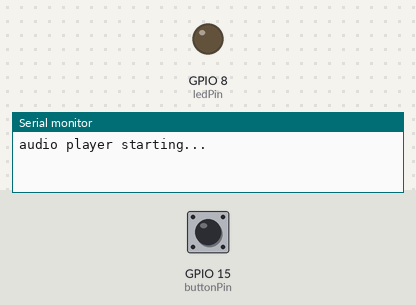
Recording of a sketch running on a simulated ESP32-C6. Shown: output pins drawn as LEDs (lit = HIGH), the last lines printed to the serial monitor. The inputs (shaded band) are chosen by the test bench; at power-on: GPIO 15 (buttonPin) LOW. Pins used as bus, display or sensor lines are not drawn.

Above: at 3.0 s.
3.1 s: GPIO 15 (buttonPin) pulled HIGH for 0.15 s
At 3.27 s:
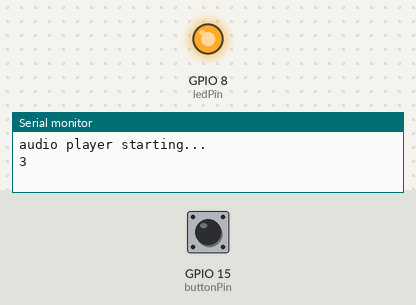
4.8 s: GPIO 15 (buttonPin) pulled HIGH for 3.2 s
At 9.3 s:
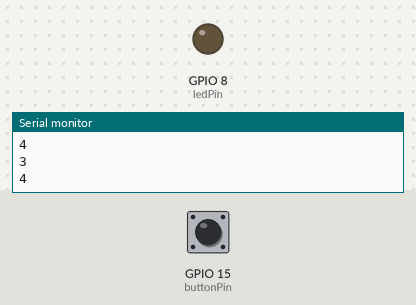
Timing chart, 0 to 10.8 s (numbered marks = the images above; inputs shaded):
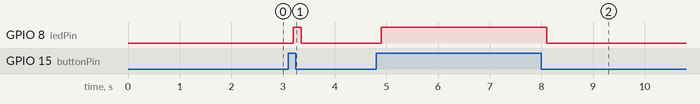

Measured:
- after the input at 3.1 s, GPIO 8 (ledPin): LOW → HIGH after 0.10 s, → LOW 0.15 s later
- after the input at 4.8 s, GPIO 8 (ledPin): LOW → HIGH after 0.10 s, → LOW 3.2 s later

The sketch:

mc.ino
```cpp
/******************************************************************************************************
 * mc.ino
 * control Open-Smart audio player with ESP32-C6
 * Connect ...
 * audio player: Vin  <->  ESP32-C6: 5V
 * audio player: GND  <->  ESP32-C6: GND  (per npn transistor)
 * audio player: RX   <->  ESP32-C6: GPIO7
 * audio player: TX   <->  ESP32-C6: GPIO6
 * basis transistor   <->  ESP32-C6: GPIO5
 * button pin 1       <->  ESP32-C6: GPIO15
 * button pin 2       <->  ESP32-C6: 3V3
 ******************************************************************************************************/


#include "audioplayer.h"

// button
const int buttonPin = 15;
const int ledPin =  BUILTIN_LED;
int buttonState = 0;
int prev_buttonState = 0;

void setup() {
  Serial.begin(115200);
  initAudioPlayer();

  // button
  pinMode(buttonPin, INPUT_PULLDOWN);  // initialize the pushbutton pin as an input:
  pinMode(ledPin, OUTPUT);             // initialize the LED pin as output:
  digitalWrite(ledPin, 0);             // turn LED off:

  // led
  pinMode(ledPin, OUTPUT);             // initialize the LED pin as output:
  digitalWrite(ledPin, 0);             // turn LED off:
}

void loop() {
  // button
  buttonState = digitalRead(buttonPin);
  if(buttonState == prev_buttonState) {
      return;
  }

  prev_buttonState = buttonState;
  if (buttonState == 1) {
      playTrack(1);
      digitalWrite(ledPin, 1);          // turn LED on:
      Serial.println(3);
  } else {
      playTrack(2);
      digitalWrite(ledPin, 0);          // turn LED off:
      Serial.println(4);
  }
}
```

audioplayer.h
```cpp
/******************************************************************************************************
 * audioplayer.h
 * this code is included into mc.ino
 * keep mc.ino clean and hide the audio player functionality in this file
 ******************************************************************************************************/


// we use HardwareSerial 1 (Schnittstelle 1)
HardwareSerial myMP3(1);
#define RX_PIN 7
#define TX_PIN 6
#define MP3_GND_CONTROL_PIN 5
#define PLAYER_BAUD 9600


// command definitions (Open-Smart)
#define PLAY_W_INDEX   0x41
#define SET_VOLUME     0x31
#define SEL_DEV        0x35
#define DEV_TF         0x01


void controlAudioPlayer(int8_t command, int16_t dat) {
  uint8_t sendBuf[6];
  sendBuf[0] = 0x7e;                // Start byte
  sendBuf[1] = 0x04;                // number off following bytes
  sendBuf[2] = command;             // command
  sendBuf[3] = (int8_t)(dat >> 8);  // data digh
  sendBuf[4] = (int8_t)(dat);       // data low
  sendBuf[5] = 0xef;                // end byte

  for(uint8_t i=0; i < 6; i++) {
    myMP3.write(sendBuf[i]);
  }
  delay(100); // short break after each break for more stability
}


void initAudioPlayer(){
  pinMode(MP3_GND_CONTROL_PIN, OUTPUT);

  // initialise ESP32-C6 hardware serial: RX=7, TX=6, Baud=9600
  myMP3.begin(PLAYER_BAUD, SERIAL_8N1, RX_PIN, TX_PIN);
  delay(1000);
  Serial.println("audio player starting...");

  // select SD card
  controlAudioPlayer(SEL_DEV, DEV_TF);
  delay(200);

  // audio volume (range 0-30)
  controlAudioPlayer(SET_VOLUME, 30);
  delay(200);

  // short interrupt of the power to the audio player, otherwise we cannot hear the sound
  digitalWrite(MP3_GND_CONTROL_PIN, 0); // transistor locks -> GND interrupted
  delay(200);
  digitalWrite(MP3_GND_CONTROL_PIN, 1); // transistor not locked any more -> GND ocnnected

}

void playTrack(int i){
  controlAudioPlayer(PLAY_W_INDEX, i);
}
```
